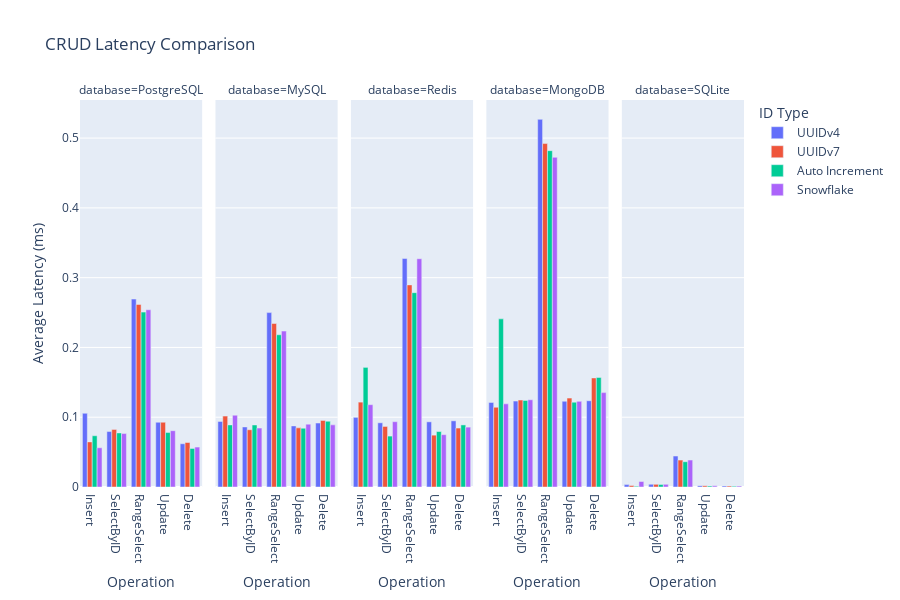

The code cell stored with this chart in its notebook:
### Markdown cell above
## Visualization (Charts in English)
集計したデータを基に7種類の図表を生成する。

### Code cell
fig_crud_latency = px.bar(
    operation_df,
    x="operation",
    y="latency_mean_ms",
    color="id_type",
    barmode="group",
    facet_col="database",
    category_orders={"operation": OPERATION_TYPES},
    title="CRUD Latency Comparison",
    labels={"operation": "Operation", "latency_mean_ms": "Average Latency (ms)", "id_type": "ID Type"},
    height=600,
)
fig_crud_latency.show()

### Figure 1 — Plotly figure (JSON) as saved in the notebook; plotly's stock layout.template omitted (floating-point values rounded to 4 significant figures)
{"data": [{"alignmentgroup": "True", "hovertemplate": "ID Type=UUIDv4<br>database=PostgreSQL<br>Operation=%{x}<br>Average Latency (ms)=%{y}<extra></extra>", "legendgroup": "UUIDv4", "marker": {"color": "#636efa", "pattern": {"shape": ""}}, "name": "UUIDv4", "offsetgroup": "UUIDv4", "orientation": "v", "showlegend": true, "textposition": "auto", "type": "bar", "x": ["Insert", "SelectByID", "RangeSelect", "Update", "Delete"], "xaxis": "x", "y": [0.1057, 0.07948, 0.2693, 0.0928, 0.06197], "yaxis": "y"}, {"alignmentgroup": "True", "hovertemplate": "ID Type=UUIDv4<br>database=MySQL<br>Operation=%{x}<br>Average Latency (ms)=%{y}<extra></extra>", "legendgroup": "UUIDv4", "marker": {"color": "#636efa", "pattern": {"shape": ""}}, "name": "UUIDv4", "offsetgroup": "UUIDv4", "orientation": "v", "showlegend": false, "textposition": "auto", "type": "bar", "x": ["Insert", "SelectByID", "RangeSelect", "Update", "Delete"], "xaxis": "x2", "y": [0.09399, 0.08609, 0.2499, 0.08756, 0.09169], "yaxis": "y2"}, {"alignmentgroup": "True", "hovertemplate": "ID Type=UUIDv4<br>database=Redis<br>Operation=%{x}<br>Average Latency (ms)=%{y}<extra></extra>", "legendgroup": "UUIDv4", "marker": {"color": "#636efa", "pattern": {"shape": ""}}, "name": "UUIDv4", "offsetgroup": "UUIDv4", "orientation": "v", "showlegend": false, "textposition": "auto", "type": "bar", "x": ["Insert", "SelectByID", "RangeSelect", "Update", "Delete"], "xaxis": "x3", "y": [0.09985, 0.09202, 0.3275, 0.0934, 0.09481], "yaxis": "y3"}, {"alignmentgroup": "True", "hovertemplate": "ID Type=UUIDv4<br>database=MongoDB<br>Operation=%{x}<br>Average Latency (ms)=%{y}<extra></extra>", "legendgroup": "UUIDv4", "marker": {"color": "#636efa", "pattern": {"shape": ""}}, "name": "UUIDv4", "offsetgroup": "UUIDv4", "orientation": "v", "showlegend": false, "textposition": "auto", "type": "bar", "x": ["Insert", "SelectByID", "RangeSelect", "Update", "Delete"], "xaxis": "x4", "y": [0.1212, 0.1231, 0.5269, 0.1229, 0.1237], "yaxis": "y4"}, {"alignmentgroup": "True", "hovertemplate": "ID Type=UUIDv4<br>database=SQLite<br>Operation=%{x}<br>Average Latency (ms)=%{y}<extra></extra>", "legendgroup": "UUIDv4", "marker": {"color": "#636efa", "pattern": {"shape": ""}}, "name": "UUIDv4", "offsetgroup": "UUIDv4", "orientation": "v", "showlegend": false, "textposition": "auto", "type": "bar", "x": ["Insert", "SelectByID", "RangeSelect", "Update", "Delete"], "xaxis": "x5", "y": [0.003448, 0.003946, 0.04436, 0.001959, 0.001467], "yaxis": "y5"}, {"alignmentgroup": "True", "hovertemplate": "ID Type=UUIDv7<br>database=PostgreSQL<br>Operation=%{x}<br>Average Latency (ms)=%{y}<extra></extra>", "legendgroup": "UUIDv7", "marker": {"color": "#EF553B", "pattern": {"shape": ""}}, "name": "UUIDv7", "offsetgroup": "UUIDv7", "orientation": "v", "showlegend": true, "textposition": "auto", "type": "bar", "x": ["Insert", "SelectByID", "RangeSelect", "Update", "Delete"], "xaxis": "x", "y": [0.06465, 0.08256, 0.2616, 0.09283, 0.06376], "yaxis": "y"}, {"alignmentgroup": "True", "hovertemplate": "ID Type=UUIDv7<br>database=MySQL<br>Operation=%{x}<br>Average Latency (ms)=%{y}<extra></extra>", "legendgroup": "UUIDv7", "marker": {"color": "#EF553B", "pattern": {"shape": ""}}, "name": "UUIDv7", "offsetgroup": "UUIDv7", "orientation": "v", "showlegend": false, "textposition": "auto", "type": "bar", "x": ["Insert", "SelectByID", "RangeSelect", "Update", "Delete"], "xaxis": "x2", "y": [0.1016, 0.08208, 0.2343, 0.08475, 0.09548], "yaxis": "y2"}, {"alignmentgroup": "True", "hovertemplate": "ID Type=UUIDv7<br>database=Redis<br>Operation=%{x}<br>Average Latency (ms)=%{y}<extra></extra>", "legendgroup": "UUIDv7", "marker": {"color": "#EF553B", "pattern": {"shape": ""}}, "name": "UUIDv7", "offsetgroup": "UUIDv7", "orientation": "v", "showlegend": false, "textposition": "auto", "type": "bar", "x": ["Insert", "SelectByID", "RangeSelect", "Update", "Delete"], "xaxis": "x3", "y": [0.1216, 0.08677, 0.2896, 0.0743, 0.0845], "yaxis": "y3"}, {"alignmentgroup": "True", "hovertemplate": "ID Type=UUIDv7<br>database=MongoDB<br>Operation=%{x}<br>Average Latency (ms)=%{y}<extra></extra>", "legendgroup": "UUIDv7", "marker": {"color": "#EF553B", "pattern": {"shape": ""}}, "name": "UUIDv7", "offsetgroup": "UUIDv7", "orientation": "v", "showlegend": false, "textposition": "auto", "type": "bar", "x": ["Insert", "SelectByID", "RangeSelect", "Update", "Delete"], "xaxis": "x4", "y": [0.1143, 0.1246, 0.4922, 0.1274, 0.1563], "yaxis": "y4"}, {"alignmentgroup": "True", "hovertemplate": "ID Type=UUIDv7<br>database=SQLite<br>Operation=%{x}<br>Average Latency (ms)=%{y}<extra></extra>", "legendgroup": "UUIDv7", "marker": {"color": "#EF553B", "pattern": {"shape": ""}}, "name": "UUIDv7", "offsetgroup": "UUIDv7", "orientation": "v", "showlegend": false, "textposition": "auto", "type": "bar", "x": ["Insert", "SelectByID", "RangeSelect", "Update", "Delete"], "xaxis": "x5", "y": [0.002144, 0.003788, 0.03854, 0.001834, 0.001383], "yaxis": "y5"}, {"alignmentgroup": "True", "hovertemplate": "ID Type=Auto Increment<br>database=PostgreSQL<br>Operation=%{x}<br>Average Latency (ms)=%{y}<extra></extra>", "legendgroup": "Auto Increment", "marker": {"color": "#00cc96", "pattern": {"shape": ""}}, "name": "Auto Increment", "offsetgroup": "Auto Increment", "orientation": "v", "showlegend": true, "textposition": "auto", "type": "bar", "x": ["Insert", "SelectByID", "RangeSelect", "Update", "Delete"], "xaxis": "x", "y": [0.07344, 0.07749, 0.2506, 0.07801, 0.05528], "yaxis": "y"}, {"alignmentgroup": "True", "hovertemplate": "ID Type=Auto Increment<br>database=MySQL<br>Operation=%{x}<br>Average Latency (ms)=%{y}<extra></extra>", "legendgroup": "Auto Increment", "marker": {"color": "#00cc96", "pattern": {"shape": ""}}, "name": "Auto Increment", "offsetgroup": "Auto Increment", "orientation": "v", "showlegend": false, "textposition": "auto", "type": "bar", "x": ["Insert", "SelectByID", "RangeSelect", "Update", "Delete"], "xaxis": "x2", "y": [0.08897, 0.08889, 0.2182, 0.08424, 0.09427], "yaxis": "y2"}, {"alignmentgroup": "True", "hovertemplate": "ID Type=Auto Increment<br>database=Redis<br>Operation=%{x}<br>Average Latency (ms)=%{y}<extra></extra>", "legendgroup": "Auto Increment", "marker": {"color": "#00cc96", "pattern": {"shape": ""}}, "name": "Auto Increment", "offsetgroup": "Auto Increment", "orientation": "v", "showlegend": false, "textposition": "auto", "type": "bar", "x": ["Insert", "SelectByID", "RangeSelect", "Update", "Delete"], "xaxis": "x3", "y": [0.1714, 0.07297, 0.2785, 0.0795, 0.08896], "yaxis": "y3"}, {"alignmentgroup": "True", "hovertemplate": "ID Type=Auto Increment<br>database=MongoDB<br>Operation=%{x}<br>Average Latency (ms)=%{y}<extra></extra>", "legendgroup": "Auto Increment", "marker": {"color": "#00cc96", "pattern": {"shape": ""}}, "name": "Auto Increment", "offsetgroup": "Auto Increment", "orientation": "v", "showlegend": false, "textposition": "auto", "type": "bar", "x": ["Insert", "SelectByID", "RangeSelect", "Update", "Delete"], "xaxis": "x4", "y": [0.241, 0.1241, 0.482, 0.1216, 0.157], "yaxis": "y4"}, {"alignmentgroup": "True", "hovertemplate": "ID Type=Auto Increment<br>database=SQLite<br>Operation=%{x}<br>Average Latency (ms)=%{y}<extra></extra>", "legendgroup": "Auto Increment", "marker": {"color": "#00cc96", "pattern": {"shape": ""}}, "name": "Auto Increment", "offsetgroup": "Auto Increment", "orientation": "v", "showlegend": false, "textposition": "auto", "type": "bar", "x": ["Insert", "SelectByID", "RangeSelect", "Update", "Delete"], "xaxis": "x5", "y": [0.001034, 0.00368, 0.03622, 0.001467, 0.001073], "yaxis": "y5"}, {"alignmentgroup": "True", "hovertemplate": "ID Type=Snowflake<br>database=PostgreSQL<br>Operation=%{x}<br>Average Latency (ms)=%{y}<extra></extra>", "legendgroup": "Snowflake", "marker": {"color": "#ab63fa", "pattern": {"shape": ""}}, "name": "Snowflake", "offsetgroup": "Snowflake", "orientation": "v", "showlegend": true, "textposition": "auto", "type": "bar", "x": ["Insert", "SelectByID", "RangeSelect", "Update", "Delete"], "xaxis": "x", "y": [0.05622, 0.07657, 0.254, 0.08068, 0.05717], "yaxis": "y"}, {"alignmentgroup": "True", "hovertemplate": "ID Type=Snowflake<br>database=MySQL<br>Operation=%{x}<br>Average Latency (ms)=%{y}<extra></extra>", "legendgroup": "Snowflake", "marker": {"color": "#ab63fa", "pattern": {"shape": ""}}, "name": "Snowflake", "offsetgroup": "Snowflake", "orientation": "v", "showlegend": false, "textposition": "auto", "type": "bar", "x": ["Insert", "SelectByID", "RangeSelect", "Update", "Delete"], "xaxis": "x2", "y": [0.1029, 0.08444, 0.2234, 0.09008, 0.08906], "yaxis": "y2"}, {"alignmentgroup": "True", "hovertemplate": "ID Type=Snowflake<br>database=Redis<br>Operation=%{x}<br>Average Latency (ms)=%{y}<extra></extra>", "legendgroup": "Snowflake", "marker": {"color": "#ab63fa", "pattern": {"shape": ""}}, "name": "Snowflake", "offsetgroup": "Snowflake", "orientation": "v", "showlegend": false, "textposition": "auto", "type": "bar", "x": ["Insert", "SelectByID", "RangeSelect", "Update", "Delete"], "xaxis": "x3", "y": [0.118, 0.0936, 0.3271, 0.075, 0.08582], "yaxis": "y3"}, {"alignmentgroup": "True", "hovertemplate": "ID Type=Snowflake<br>database=MongoDB<br>Operation=%{x}<br>Average Latency (ms)=%{y}<extra></extra>", "legendgroup": "Snowflake", "marker": {"color": "#ab63fa", "pattern": {"shape": ""}}, "name": "Snowflake", "offsetgroup": "Snowflake", "orientation": "v", "showlegend": false, "textposition": "auto", "type": "bar", "x": ["Insert", "SelectByID", "RangeSelect", "Update", "Delete"], "xaxis": "x4", "y": [0.1192, 0.125, 0.4724, 0.1227, 0.1353], "yaxis": "y4"}, {"alignmentgroup": "True", "hovertemplate": "ID Type=Snowflake<br>database=SQLite<br>Operation=%{x}<br>Average Latency (ms)=%{y}<extra></extra>", "legendgroup": "Snowflake", "marker": {"color": "#ab63fa", "pattern": {"shape": ""}}, "name": "Snowflake", "offsetgroup": "Snowflake", "orientation": "v", "showlegend": false, "textposition": "auto", "type": "bar", "x": ["Insert", "SelectByID", "RangeSelect", "Update", "Delete"], "xaxis": "x5", "y": [0.007887, 0.003791, 0.03863, 0.001631, 0.001288], "yaxis": "y5"}], "layout": {"annotations": [{"font": {}, "showarrow": false, "text": "database=PostgreSQL", "x": 0.092, "xanchor": "center", "xref": "paper", "y": 1, "yanchor": "bottom", "yref": "paper"}, {"font": {}, "showarrow": false, "text": "database=MySQL", "x": 0.296, "xanchor": "center", "xref": "paper", "y": 1, "yanchor": "bottom", "yref": "paper"}, {"font": {}, "showarrow": false, "text": "database=Redis", "x": 0.5, "xanchor": "center", "xref": "paper", "y": 1, "yanchor": "bottom", "yref": "paper"}, {"font": {}, "showarrow": false, "text": "database=MongoDB", "x": 0.704, "xanchor": "center", "xref": "paper", "y": 1, "yanchor": "bottom", "yref": "paper"}, {"font": {}, "showarrow": false, "text": "database=SQLite", "x": 0.908, "xanchor": "center", "xref": "paper", "y": 1, "yanchor": "bottom", "yref": "paper"}], "barmode": "group", "height": 600, "legend": {"title": {"text": "ID Type"}, "tracegroupgap": 0}, "title": {"text": "CRUD Latency Comparison"}, "xaxis": {"anchor": "y", "categoryarray": ["Insert", "SelectByID", "RangeSelect", "Update", "Delete"], "categoryorder": "array", "domain": [0, 0.184], "title": {"text": "Operation"}}, "xaxis2": {"anchor": "y2", "categoryarray": ["Insert", "SelectByID", "RangeSelect", "Update", "Delete"], "categoryorder": "array", "domain": [0.204, 0.388], "matches": "x", "title": {"text": "Operation"}}, "xaxis3": {"anchor": "y3", "categoryarray": ["Insert", "SelectByID", "RangeSelect", "Update", "Delete"], "categoryorder": "array", "domain": [0.408, 0.592], "matches": "x", "title": {"text": "Operation"}}, "xaxis4": {"anchor": "y4", "categoryarray": ["Insert", "SelectByID", "RangeSelect", "Update", "Delete"], "categoryorder": "array", "domain": [0.612, 0.796], "matches": "x", "title": {"text": "Operation"}}, "xaxis5": {"anchor": "y5", "categoryarray": ["Insert", "SelectByID", "RangeSelect", "Update", "Delete"], "categoryorder": "array", "domain": [0.816, 1], "matches": "x", "title": {"text": "Operation"}}, "yaxis": {"anchor": "x", "domain": [0, 1], "title": {"text": "Average Latency (ms)"}}, "yaxis2": {"anchor": "x2", "domain": [0, 1], "matches": "y", "showticklabels": false}, "yaxis3": {"anchor": "x3", "domain": [0, 1], "matches": "y", "showticklabels": false}, "yaxis4": {"anchor": "x4", "domain": [0, 1], "matches": "y", "showticklabels": false}, "yaxis5": {"anchor": "x5", "domain": [0, 1], "matches": "y", "showticklabels": false}}}
